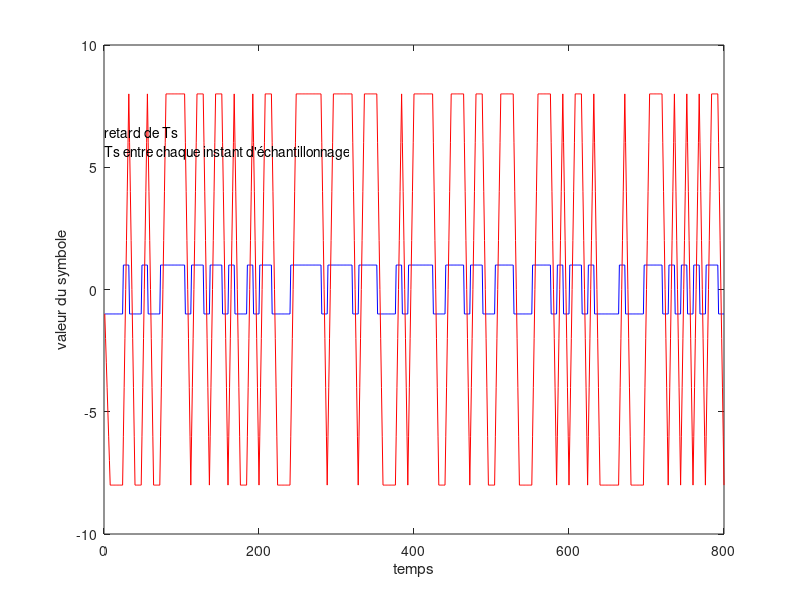
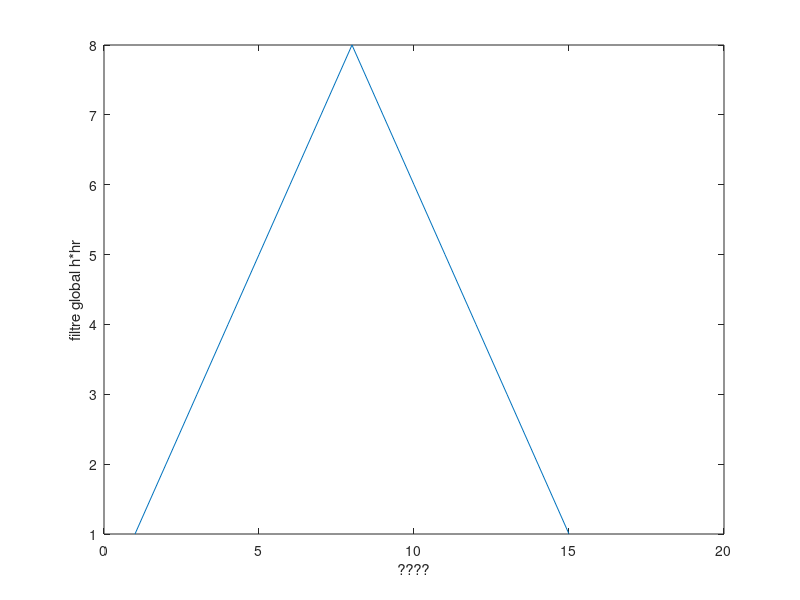
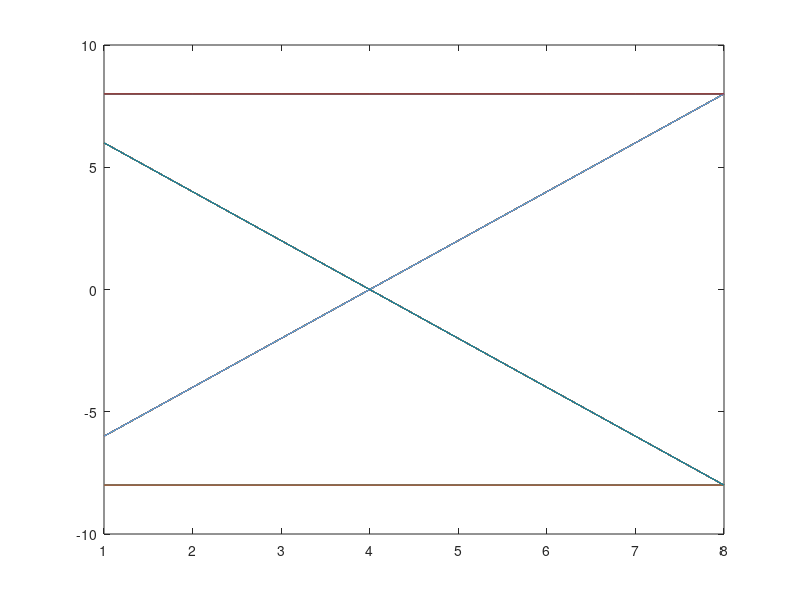

The MATLAB source for these figures, in order:
%%%%%%%%%%%%%%%%%%%%%%%%%%%%%%%%%%%%%%%%%%%%%%%%%%%%%%%%%%%%%%%%%%%%%%
%% TP2 - Étude des interférences entre symbole - Critère de Nyquist %%
%%%%%%%%%%%%%%%%%%%%%%%%%%%%%%%%%%%%%%%%%%%%%%%%%%%%%%%%%%%%%%%%%%%%%%

% constantes
Fe = 24000; % feq ech en Hz
Te = 1 / Fe; % période ech en s
Rb = 3000; % debit binaire en bit/s
Tb = 1 / Rb; % s/bit
N = 100; % nb ech

duree = N / Rb;

Ns = Tb / Te; % symb / bit

% Ns "temporel" = 0.0003s

close all

% émission
bits = randi([0, 1], 1, N);
mapping = [-1, 1];
a = mapping(bits + 1);
diracs = kron(a, [1 zeros(1, Ns - 1)]); % somme diracs
h = ones(1, Ns);
s = filter(h, 1, diracs);
tps = linspace(0, duree, length(s)); % échelle temporelle

figure( ...
    "Name", "Signaux émis et en sortie du filtre de réception", ...
    "NumberTitle", "off")
plot(s, "blue");

% sortie de réception
hr = h;
s = filter(hr, 1, s);

hold on
plot(s, "red");
xlabel("temps")
ylabel("valeur du symbole")
str = {"retard de Ts", "Ts entre chaque instant d'échantillonnage"};
text(0.0005, 6, str)

% décodage
n0 = 3;
y_echant = s(n0:Ns:end);
BitsRecuperes = (sign(y_echant) + 1) / 2; % demapping
erreur = abs(bits - BitsRecuperes);
TEB = mean(erreur)

figure( ...
    "Name", "Réponse impulsionnelle globale de la chaine de transmission", ...
    "NumberTitle", "off")
g = conv(h, h);
plot(g);
xlabel("????")
ylabel("filtre global h*hr")

% diagramme de l'oeil
figure("Name", "diagramme de l'oeil", "NumberTitle", "off")
s_tronque = s(Ns+1:end);
plot(reshape(s_tronque, Ns, length(s_tronque)/Ns))

% explication: 4 valeurs possibles pour deuxc bits (symboles) donc 4 transitions

% instant optimal: 8 parce qu'alors, 1 seul symbole pris en compte

% décodage
